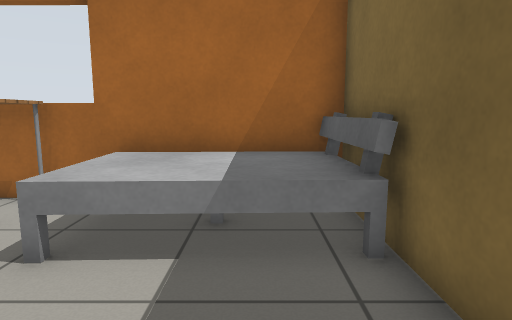
[1] (above)

20 first-person views from a walk through a robot-simulator world made for Gazebo. The camera is 0.9 m above the floor, tilts 8° down and sees 75° across. The floor is counted in squares, 0.5 m on a side. Each view is taken from the middle of a square. On the plan, view 1 faces up. The plan holds only what a view shows up to about 17 squares ahead; the rest is blank. The robots in the file are not drawn. Gazebo's built-in surfaces are drawn with simple patterns.

[2]
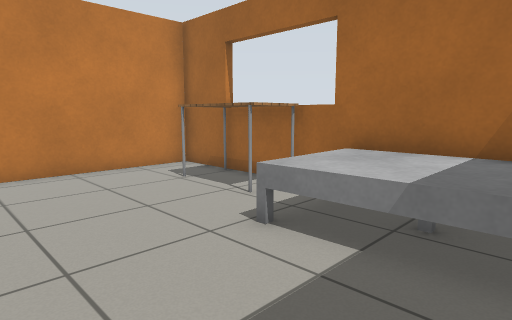

[3]
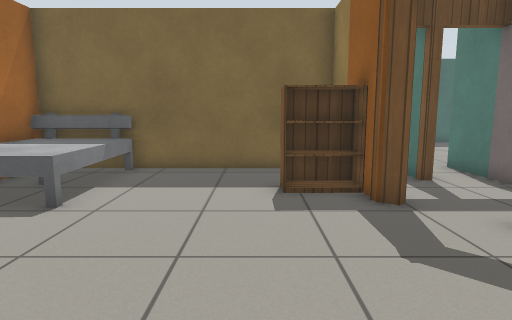

[4]
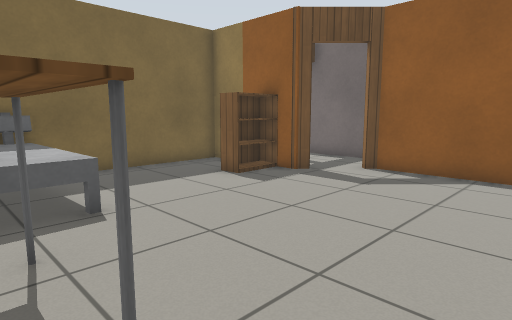

[5]
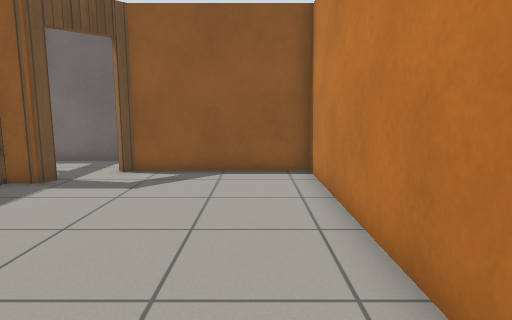

[6]
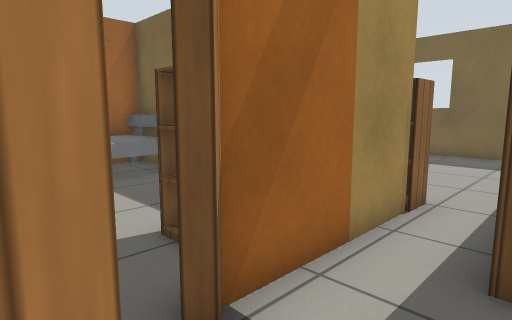

[7]
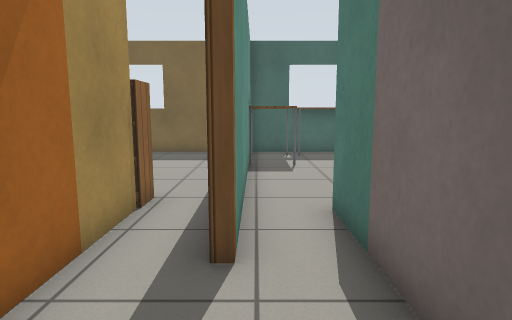

[8]
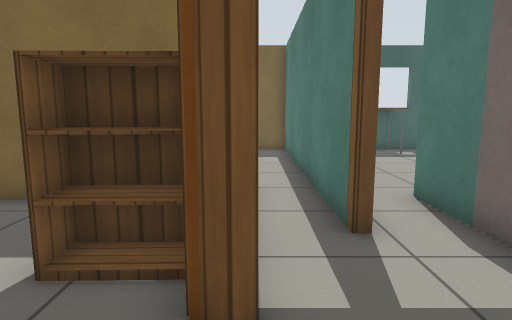

[9]
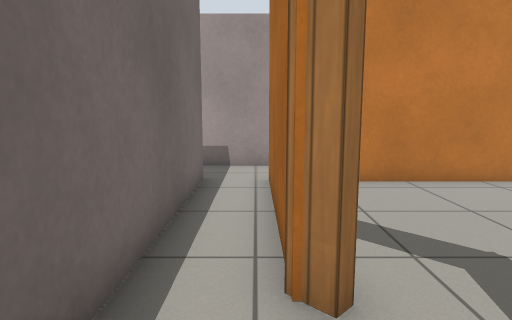

[10]
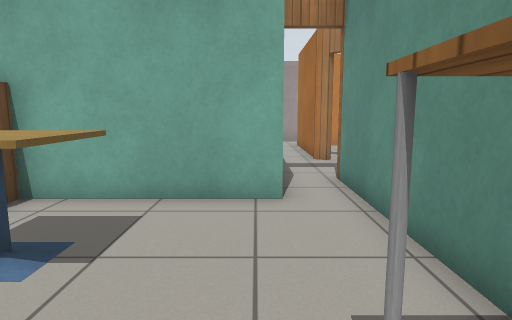

[11]
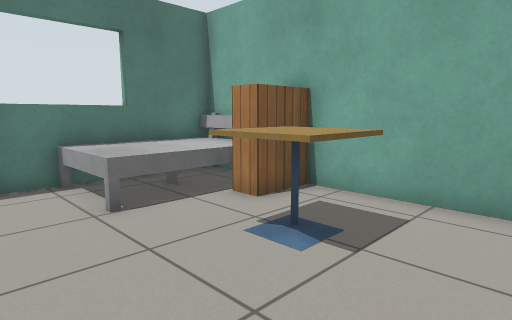

[12]
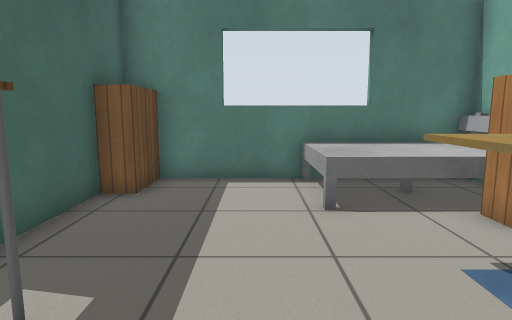

[13]
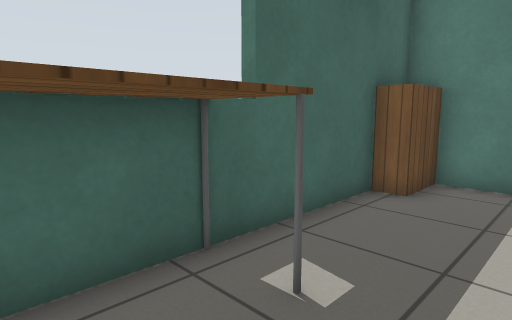

[14]
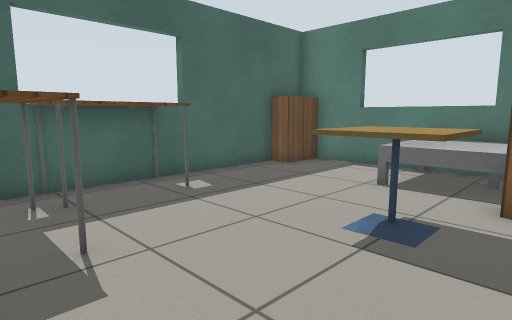

[15]
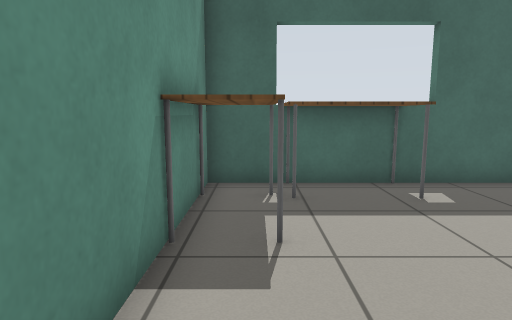

[16]
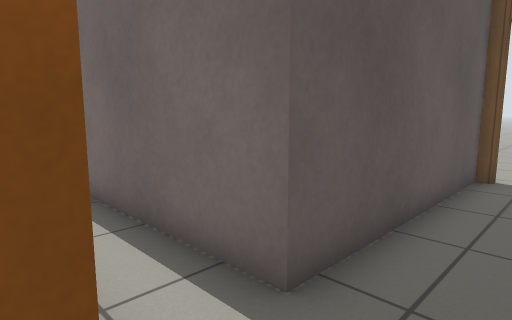

[17]
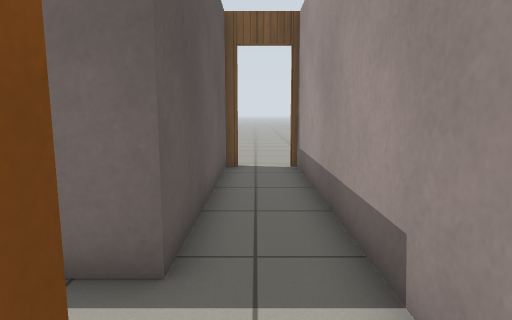

[18]
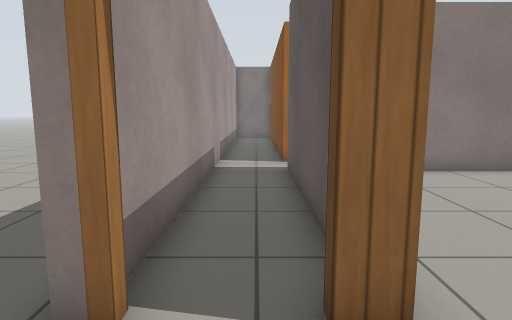

[19]
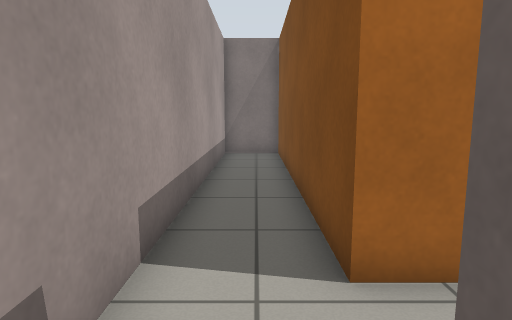

[20]
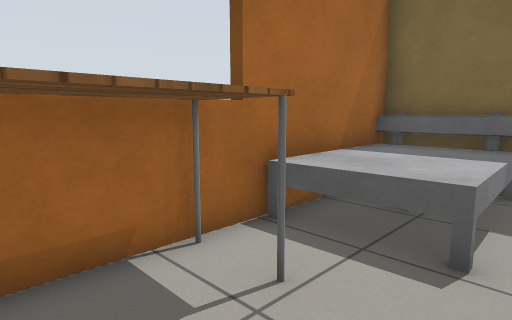

### Floor plan
Ten units are one square. View 1 is at (0, 0); x grows to the right and y downward. Boxes are objects, and circles mark ways between rooms. Rooms are numbered by the first view taken in them; rooms with no view inside come last. Other rooms are left out.
<svg viewBox="-145 -75 265 245">
<path fill="none" stroke="#000" d="M-27 28 -23 24 18 24 18 -70 -97 -70 -97 44 -42 44 -39 41M-1 27 -22 27 -24 30M-26 64 0 64M-45 47 -100 47 -100 -70 -124 -70 -124 142M-37 43 -42 48M-100 141 -100 64 -26 64M64 161 115 161 115 47 104 47M72 47 -3 47M0 64 21 64 21 161M-96 144 -105 144M-30 67 -59 67M-121 144 -128 144"/>
<rect x="-75" y="-65" width="30" height="20" fill="#bbb"><title>table</title></rect>
<rect x="-35" y="-65" width="50" height="30" fill="#bbb"><title>bed</title></rect>
<rect x="-25" y="5" width="20" height="20" fill="#bbb"><title>bookshelf</title></rect>
<rect x="25" y="125" width="40" height="40" fill="#bbb"><title>bed</title></rect>
<rect x="25" y="115" width="20" height="20" fill="#bbb"><title>bookshelf</title></rect>
<rect x="35" y="85" width="30" height="30" fill="#bbb"><title>cafe table</title></rect>
<rect x="75" y="45" width="30" height="20" fill="#bbb"><title>table</title></rect>
<rect x="95" y="65" width="20" height="30" fill="#bbb"><title>table</title></rect>
<rect x="105" y="145" width="10" height="20" fill="#bbb"><title>bookshelf</title></rect>
<circle cx="-30" cy="50" r="3" fill="#2a7"/>
<circle cx="-33" cy="37" r="3" fill="#2a7"/>
<circle cx="-115" cy="140" r="3" fill="#2a7"/>
<text x="-40" y="-20">1</text>
<text x="-110" y="40">2</text>
<text x="70" y="110">3</text>
<text x="-50" y="130">4</text>
</svg>
Room 1 opens to room 2. Room 2 opens to room 4.

Where each view was taken, in squares from view 1:
view 1: 0 up, 0 right, facing up
view 2: 0 up, 1 right, facing up-left
view 3: 0 up, 9 left, facing right
view 4: 6 up, 9 left, facing down-right
view 5: 6 up, 8 left, facing down
view 6: 5 down, 4 left, facing up-right
view 7: 5 down, 4 left, facing right
view 8: 3 down, 5 left, facing right
view 9: 5 down, 1 left, facing left
view 10: 7 down, 9 right, facing left
view 11: 7 down, 9 right, facing down-left
view 12: 7 down, 8 right, facing down
view 13: 7 down, 8 right, facing down-right
view 14: 5 down, 3 right, facing down-right
view 15: 6 down, 3 right, facing right
view 16: 4 down, 12 left, facing down-right
view 17: 3 down, 11 left, facing down
view 18: 17 down, 11 left, facing up
view 19: 8 down, 11 left, facing up
view 20: 3 up, 7 left, facing up-right
